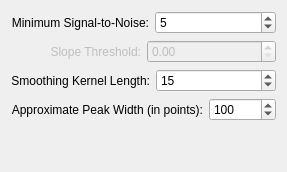
                 <widget class="QWidget" name="tab_7" >
                  <attribute name="title" >
                   <string>Low Res.</string>
                  </attribute>
                  <layout class="QVBoxLayout" name="verticalLayout_4" >
                   <item>
                    <layout class="QVBoxLayout" name="verticalLayout_3" >
                     <item>
                      <layout class="QHBoxLayout" name="_5" >
                       <item>
                        <widget class="QLabel" name="label_27" >
                         <property name="text" >
                          <string>Minimum Signal-to-Noise:</string>
                         </property>
                         <property name="alignment" >
                          <set>Qt::AlignRight|Qt::AlignTrailing|Qt::AlignVCenter</set>
                         </property>
                        </widget>
                       </item>
                       <item>
                        <widget class="QSpinBox" name="lowResMinSNR_SB" >
                         <property name="minimum" >
                          <number>2</number>
                         </property>
                         <property name="maximum" >
                          <number>250000</number>
                         </property>
                         <property name="value" >
                          <number>5</number>
                         </property>
                        </widget>
                       </item>
                      </layout>
                     </item>
                     <item>
                      <layout class="QHBoxLayout" name="_6" >
                       <item>
                        <widget class="QLabel" name="label_28" >
                         <property name="enabled" >
                          <bool>false</bool>
                         </property>
                         <property name="text" >
                          <string>Slope Threshold:</string>
                         </property>
                         <property name="alignment" >
                          <set>Qt::AlignRight|Qt::AlignTrailing|Qt::AlignVCenter</set>
                         </property>
                        </widget>
                       </item>
                       <item>
                        <widget class="QDoubleSpinBox" name="slopeThreshSB" >
                         <property name="enabled" >
                          <bool>false</bool>
                         </property>
                        </widget>
                       </item>
                      </layout>
                     </item>
                     <item>
                      <layout class="QHBoxLayout" name="_7" >
                       <item>
                        <widget class="QLabel" name="label_29" >
                         <property name="text" >
                          <string>Smoothing Kernel Length:</string>
                         </property>
                         <property name="alignment" >
                          <set>Qt::AlignRight|Qt::AlignTrailing|Qt::AlignVCenter</set>
                         </property>
                        </widget>
                       </item>
                       <item>
                        <widget class="QSpinBox" name="lowResSmthKern_SB" >
                         <property name="value" >
                          <number>15</number>
                         </property>
                        </widget>
                       </item>
                      </layout>
                     </item>
                     <item>
                      <layout class="QHBoxLayout" name="_8" >
                       <item>
                        <widget class="QLabel" name="label_30" >
                         <property name="text" >
                          <string>Approximate Peak Width (in points):</string>
                         </property>
                         <property name="alignment" >
                          <set>Qt::AlignRight|Qt::AlignTrailing|Qt::AlignVCenter</set>
                         </property>
                        </widget>
                       </item>
                       <item>
                        <widget class="QSpinBox" name="lowResPeakWidth_SB" >
                         <property name="minimum" >
                          <number>3</number>
                         </property>
                         <property name="maximum" >
                          <number>200000</number>
                         </property>
                         <property name="value" >
                          <number>100</number>
                         </property>
                        </widget>
                       </item>
                      </layout>
                     </item>
                     <item>
                      <spacer name="spacer" >
                       <property name="orientation" >
                        <enum>Qt::Vertical</enum>
                       </property>
                       <property name="sizeHint" stdset="0" >
                        <size>
                         <width>20</width>
                         <height>40</height>
                        </size>
                       </property>
                      </spacer>
                     </item>
                    </layout>
                   </item>
                  </layout>
                 </widget>
